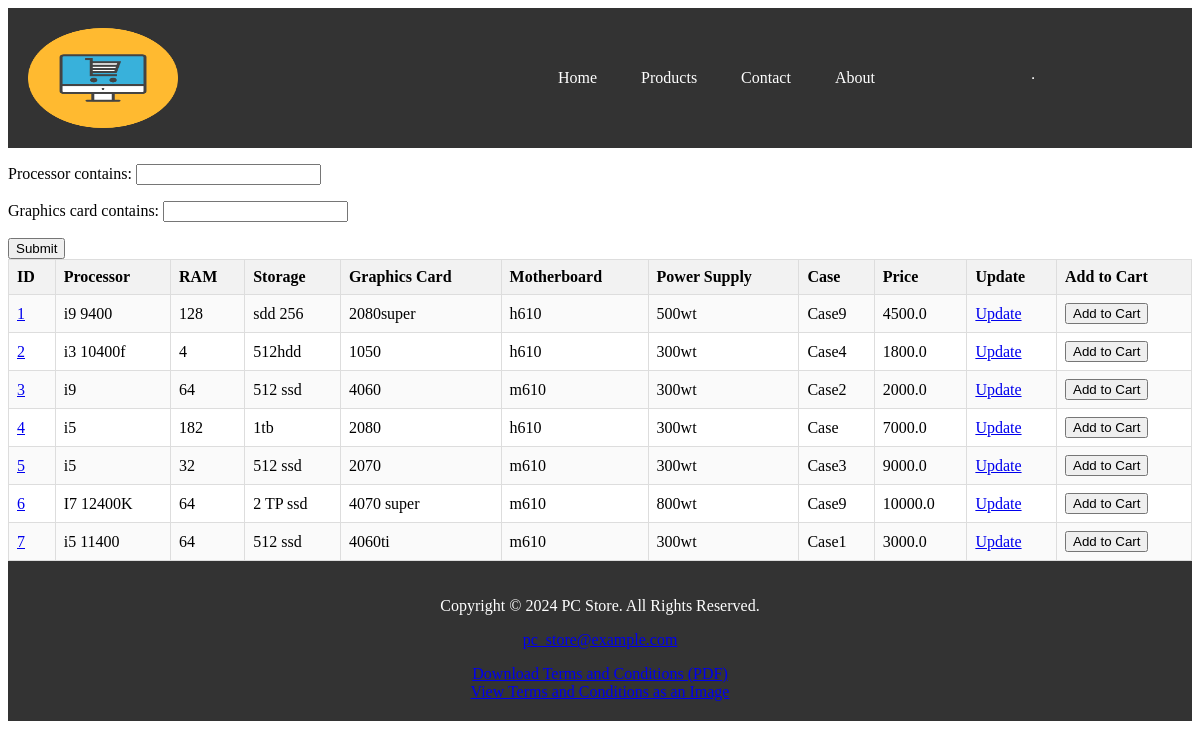
The page /books/ on the database its author committed.
### apps/bookmodule/models.py (models this page shows)
class PCS(models.Model):
    id = models.BigAutoField(auto_created=True, primary_key=True, serialize=False, verbose_name='ID')
    Processor = models.CharField(max_length = 50)
    RAM = models.CharField(max_length = 50)
    Storage = models.CharField(max_length = 50)
    graphics_card = models.CharField(max_length = 50)
    Motherboard	 = models.CharField(max_length = 50)
    Power_Supply = models.CharField(max_length = 50)
    Case = models.CharField(max_length = 50)
    price = models.FloatField(default = 0.0)

### apps/bookmodule/views.py (the view)
# urls.py: path('books/', views.getBooks),
def getBooks(request):
    obj = PCS.objects.all()
    PCS_filter=PCSfilters(request.GET,  queryset=obj)
    context = {
        "obj":obj,
        "filter":PCS_filter
    }
    return render(request, 'bookmodule/books.html', context)

### apps/templates/bookmodule/books.html (shortened to what this page needs)
{% extends "layouts/base_book.html" %}
{% block content %}
<form method="get">
    {{ filter.form.as_p }}
    <input type="submit" />
</form>
<div class="productContainer">
  <table>
    <tr>
      <th>ID</th>
      <th>Processor</th>
      <th>RAM</th>
      <th>Storage</th>
      <th>Graphics Card</th>
      <th>Motherboard</th>
      <th>Power Supply</th>
      <th>Case</th>
      <th>Price</th>
      <th>Update</th>
      <th>Add to Cart</th>
    </tr>
    {% for b in filter.qs %}
      <tr>
        <td><a href="/book/{{b.id}}">{{b.id}}</a></td>
        <td>{{b.Processor}}</td>
        <td>{{b.RAM}}</td>
        <td>{{b.Storage}}</td>
        <td>{{b.graphics_card}}</td>
        <td>{{b.Motherboard}}</td>
        <td>{{b.Power_Supply}}</td>
        <td>{{b.Case}}</td>
        <td>{{b.price}}</td>
        <td><a href="/update/{{b.id}}">Update</a></td>
        <td>
          <form method="post" action="{% url 'add_to_cart' b.id %}">
            <button type="submit">Add to Cart</button>
          </form>
        </td>
      </tr>
    {% endfor %}
  </table>
</div>
{% endblock %}

### apps/templates/layouts/base_book.html (shortened to what this page needs)
<!DOCTYPE html>
<html lang="en">
    <head>
        {% load static %}
    </head>
    <body>
        {% include 'includes/header.html' %}
        {% block content %}
        {% endblock content %}
        {% include 'includes/footer.html' %}
    </body>
</html>

### apps/templates/includes/header.html (shortened to what this page needs)
{% load static %}
{% block content %}
  <header>
    <img src="{% static 'imges/free-screen-184-454914.png' %}" alt="My image" class="logo">
    <nav class="navigation-bar">
      <ul>
        <li><a href="/">Home</a></li>
        <li><a href="/books">Products</a></li>
        <li><a href="/contactus">Contact</a></li>
        <li><a href="/aboutus">About</a></li>
      </ul>
    </nav>
    <hr class="horizontal-line">
  </header>
{% endblock %}

### apps/templates/includes/footer.html (shortened to what this page needs)
{% load static %}
{% block content %}
<footer>
  <div class="footer-content">
    <p>Copyright © 2024 PC Store. All Rights Reserved.</p>
    <p><a href="mailto:pc_store@example.com">pc_store@example.com</a></p>
  </div>
  <div class="terms-container">
    <a href="/media/files/TermsandConditions.pdf" target="_blank">Download Terms and Conditions (PDF)</a>
    <br>
    <a href="{% static 'imges/image.png' %}" target="_blank" aria-label="View Terms and Conditions as an image">View Terms and Conditions as an Image</a>
  </div>
</footer>
{% endblock %}

### apps/templates/includes/header.html (style rules this page uses)
img.logo { width: 150px; height: 100px; margin-right: 20px; }
header { background-color: #333; color: #fff; padding: 20px; display: flex; align-items: center; }
.navigation-bar { list-style: none; padding: 0; margin: 0; display: flex; justify-content: space-between; align-items: center; }
.navigation-bar ul { margin: 0px; margin-left: 300px; padding: 40px list-style: none; }
.navigation-bar li { display: inline-block; margin: 0 10px; padding: 0; }
.navigation-bar a { text-decoration: none; color: #fff; padding: 5px 10px; background-color: #333; }

### apps/templates/bookmodule/books.html (style rules this page uses)
table { width: 100%; border-collapse: collapse; }
th, td { border: 1px solid #ddd; padding: 8px; text-align: left; }
th { background-color: #f2f2f2; }
tr:nth-child(even) { background-color: #fafafa; }

### apps/templates/includes/footer.html (style rules this page uses)
footer { background-color: #333; color: #fff; padding: 20px; text-align: center; }

### rows shown on the page
PCS: id "1", Processor "i9 9400", RAM "128", Storage "sdd 256", graphics_card "2080super", Motherboard "h610", Power_Supply "500wt", Case "Case9", price "4500.0"
PCS: id "2", Processor "i3 10400f", RAM "4", Storage "512hdd", graphics_card "1050", Motherboard "h610", Power_Supply "300wt", Case "Case4", price "1800.0"
PCS: id "3", Processor "i9", RAM "64", Storage "512 ssd", graphics_card "4060", Motherboard "m610", Power_Supply "300wt", Case "Case2", price "2000.0"
PCS: id "4", Processor "i5", RAM "182", Storage "1tb", graphics_card "2080", Motherboard "h610", Power_Supply "300wt", Case "Case", price "7000.0"
PCS: id "5", Processor "i5", RAM "32", Storage "512 ssd", graphics_card "2070", Motherboard "m610", Power_Supply "300wt", Case "Case3", price "9000.0"
PCS: id "6", Processor "I7 12400K", RAM "64", Storage "2 TP ssd", graphics_card "4070 super", Motherboard "m610", Power_Supply "800wt", Case "Case9", price "10000.0"
PCS: id "7", Processor "i5 11400", RAM "64", Storage "512 ssd", graphics_card "4060ti", Motherboard "m610", Power_Supply "300wt", Case "Case1", price "3000.0"
